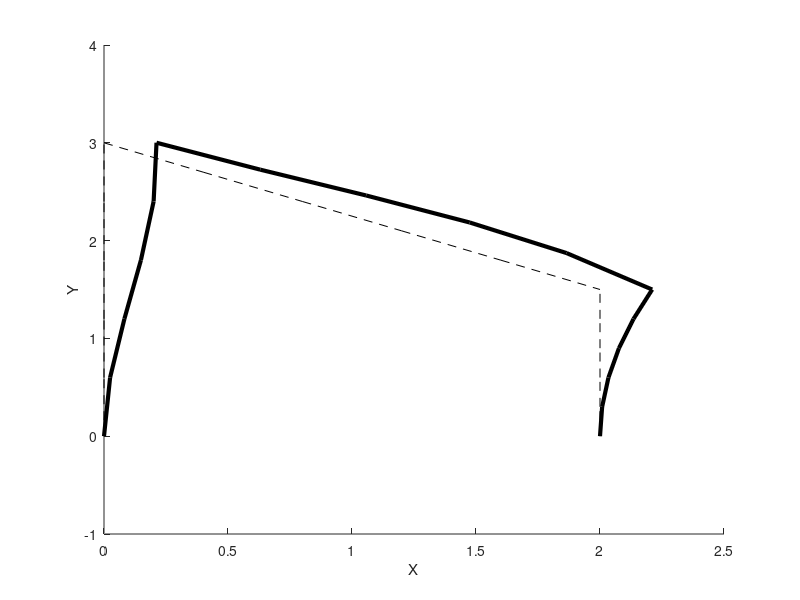

MATLAB code for this plot:
clear all;

n_division=5;  % number of divisions for each of the straight segment

% next block: set up model
nodes=zeros(3*n_division+1,4);
nodes(1:n_division+1,2:3)=[zeros(1,n_division+1);0:3/n_division:3]';
nodes(n_division+1:2*n_division+1,2:3)=[0:2/n_division:2;3:-1.5/n_division:1.5]';
nodes(2*n_division+1:3*n_division+1,2:3)=[ones(1,n_division+1)*2;...
                                          1.5:-1.5/n_division:0]';
n_nodes=size(nodes,1);
nodes(1:n_nodes,1)=[1:n_nodes]';
n_elements=3*n_division;
elements=zeros(n_elements,3);
elements(:,1)=[1:n_elements]';
elements(1:2*n_division,2:3)=[1:2*n_division; 2:2*n_division+1]';
elements(2*n_division+1:3*n_division,2:3)=...
    [2*n_division+2:3*n_division+1;2*n_division+1:3*n_division]';

materials=[1e9 3.8462e8]';
geometry=zeros(n_elements,6);
geometry(:,1)=[1:n_elements]';
geometry(:,3)=1e-2;
geometry(:,4)=8.3333e-06;
geometry(:,5)=8.3333e-06;
geometry(:,6)=1.6667e-05;
forces(1,:)=[n_division+1 1000 0 0 0 0 0];
forces(2,:)=[2*n_division+1 0 0 0 0 0 -5000];
bcsdisp=zeros(2*6,3);
bcsdisp(1:6,1:2)=[ones(1,6);1:6]';
bcsdisp(7:12,1:2)=[ones(1,6)*n_nodes;1:6]';

% next block: set up constants and empty matrices 
nNodes=size(nodes,1);
nElements=size(elements,1);
E=materials(1,1);
G=materials(2,1);
alpha=geometry(:,2)/180*pi;
A=geometry(:,3);
Iy=geometry(:,4);
Iz=geometry(:,5);
J=geometry(:,6);
K=zeros(6*nNodes,6*nNodes);
F=zeros(6*nNodes,1);
length=zeros(nElements,1);
direction_cos=zeros(nElements,3);

% for-loop: compute the global stiffness matrix
for e=1:nElements
  node1=elements(e,2);
  node2=elements(e,3);
  dv=nodes(node2,2:4)-nodes(node1,2:4)
  length(e)=norm(dv);
  direction_cos(e,:)=dv/length(e);
  % set up intermediate quantities
  EAL=E*A(e)/length(e);
  GJL=G*J(e)/length(e);
  EIzL=E*Iz(e)/(length(e));
  EIyL=E*Iy(e)/(length(e));
  EIzL2=EIzL/length(e);
  EIyL2=EIyL/length(e);
  EIzL3=EIzL2/length(e);
  EIyL3=EIyL2/length(e);
  % next 9 lines: element k matrix in local coordinate system 
  k=zeros(12,12);
  k(1,1)=EAL;  k(2,2)=12*EIzL3;  k(3,3)=12*EIyL3; k(4,4)=GJL;
  k(5,3)=-6*EIyL2; k(5,5)=4*EIyL; k(6,2)=6*EIzL2; k(6,6)=4*EIzL;
  k(7,1)=-EAL;  k(7,7)=EAL;  k(8,2)=-12*EIzL3;  k(8,6)=-6*EIzL2;
  k(8,8)=12*EIzL3;  k(9,3)=-12*EIyL3;  k(9,5)=6*EIyL2;
  k(9,9)=12*EIyL3;  k(10,4)=-GJL;  k(10,10)=GJL;  k(11,3)=-6*EIyL2;
  k(11,5)=2*EIyL;  k(11,9)=6*EIyL2;  k(11,11)=4*EIyL;  k(12,2)=6*EIzL2;
  k(12,6)=2*EIzL;  k(12,8)=-6*EIzL2;  k(12,12)=4*EIzL;
  k=k+k'-eye(12).*diag(k);
  % next 16 lines: calculate lambda
  d=sqrt(dv(1)^2 + dv(3)^2)
  if abs(d)>1e-10*length(e)
    lambda1=zeros(3,3);
    lambda1(1,:)=direction_cos(e,:);
    lambda1(2,:)=1/(d*length(e))*...
          [-dv(1)*dv(2) dv(1)^2+dv(3)^2 -dv(2)*dv(3)];
    lambda1(3,:)=1/d*[-dv(3) 0 dv(1)];
    lambda2=[1  0    0
            0 cos(alpha(e)) sin(alpha(e))
            0 -sin(alpha(e)) cos(alpha(e))];
    lambda=lambda1*lambda2;
  else
    lambda=[0 1 0
          -cos(alpha(e)) 0 sin(alpha(e))
           sin(alpha(e)) 0 cos(alpha(e))];
  end
  % for-loop: create the big lambda matrix
  for i=0:3
    Lambda(i*3+1:i*3+3,i*3+1:i*3+3)=lambda;
  end
  k=inv(Lambda)*k*Lambda; % transform to global coordinate system
  % assembly block
  K(6*node1-5:6*node1, 6*node1-5:6*node1) ...
            =K(6*node1-5:6*node1, 6*node1-5:6*node1) +k(1:6,1:6);
  K(6*node1-5:6*node1, 6*node2-5:6*node2) ...
            =K(6*node1-5:6*node1, 6*node2-5:6*node2) +k(1:6,7:12);
  K(6*node2-5:6*node2, 6*node1-5:6*node1) ...
            =K(6*node2-5:6*node2, 6*node1-5:6*node1) +k(7:12,1:6);
  K(6*node2-5:6*node2, 6*node2-5:6*node2) ...
            =K(6*node2-5:6*node2, 6*node2-5:6*node2) +k(7:12,7:12);            
end

% set up the global force vector
for i=1:size(forces,1)
  node = forces(i,1);
  F(6*node-5:6*node)= forces(i,2:7);
end

% next 7 lines: apply the displacement BC using the penalty method
penalty=abs(max(max(K)))*1e7;
for i=1:size(bcsdisp,1)
  node = bcsdisp(i,1);
  disp_type = bcsdisp(i,2);
  K(6*node + disp_type - 6, 6*node + disp_type - 6)= penalty;
  F(6*node + disp_type - 6)= penalty*bcsdisp(i,3);
end

d=K\F  % solve global linear system

d(2*n_division*6+1)

% next block: plotting
figure(1);
d=d*1;
clf;
hold on;
% for-loop: plot the deformed and undeformed structure
for e=1:nElements
  nd1=elements(e,2);
  nd2=elements(e,3);
  x1=nodes(nd1,2); y1=nodes(nd1,4); z1=nodes(nd1,3);
  x2=nodes(nd2,2); y2=nodes(nd2,4); z2=nodes(nd2,3);
  plot3([x1 x2], [y1 y2], [z1 z2],'k--');       
  plot3([x1+d(6*nd1-5) x2+d(6*nd2-5)],[y1+d(6*nd1-3) ...
         y2+d(6*nd2-3)], [z1+d(6*nd1-4) z2+d(6*nd2-4)],...
         'k-','LineWidth',3);
end
set(gca,'Ydir','reverse');    % reverse the y-axis for plotting
xlabel('X'); ylabel('Z'); zlabel('Y');
view(0,0);
hold off;
